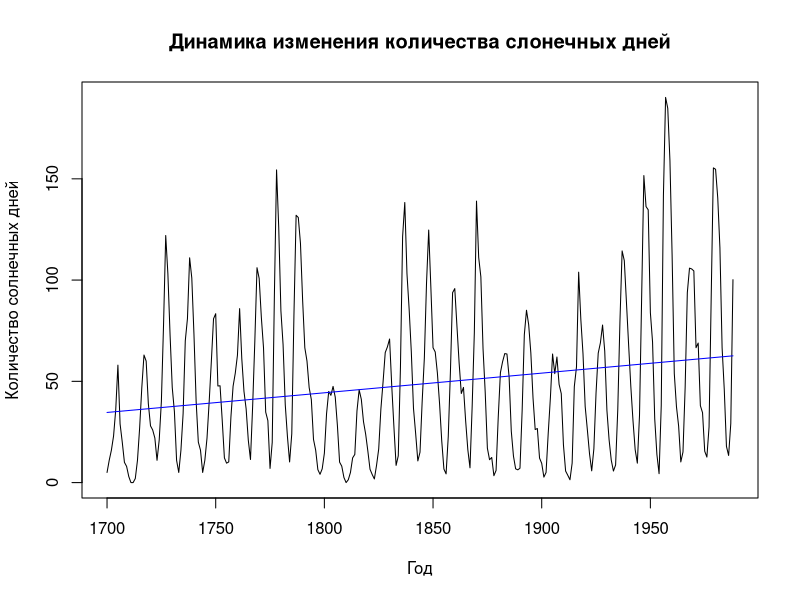

Reproduce this figure in R.
library(datasets)
data("sunspot.year")

lm_model <- lm(
  sunspot.year ~ seq(1700, 1988)
)

plot(
  sunspot.year,
  
  xlab = "Год",
  ylab = "Количество солнечных дней",
  main = "Динамика изменения количества слонечных дней"
)
lines (
  x = seq(1700, 1988),
  y = lm_model$fitted.values,
  col = "blue"
)